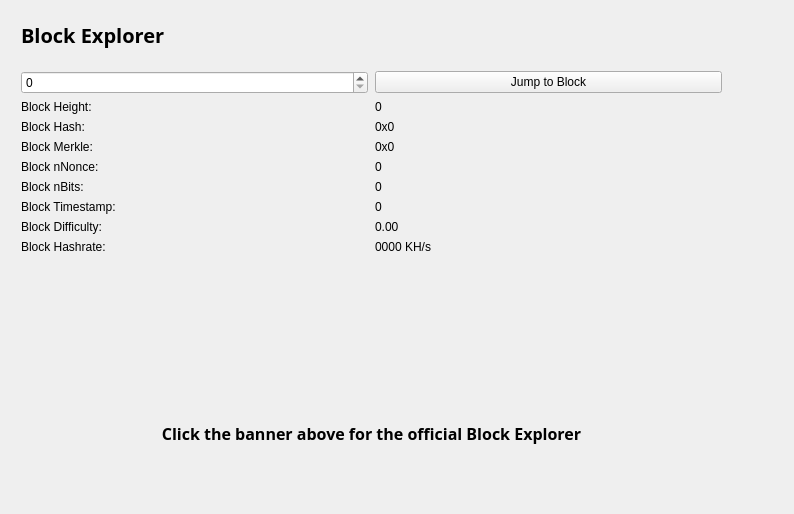
<?xml version="1.0" encoding="UTF-8"?>
<ui version="4.0">
 <class>BlockBrowser</class>
 <widget class="QWidget" name="BlockBrowser">
  <property name="windowModality">
   <enum>Qt::NonModal</enum>
  </property>
  <property name="enabled">
   <bool>true</bool>
  </property>
  <property name="geometry">
   <rect>
    <x>0</x>
    <y>0</y>
    <width>794</width>
    <height>514</height>
   </rect>
  </property>
  <property name="sizePolicy">
   <sizepolicy hsizetype="Preferred" vsizetype="Preferred">
    <horstretch>0</horstretch>
    <verstretch>0</verstretch>
   </sizepolicy>
  </property>
  <property name="minimumSize">
   <size>
    <width>0</width>
    <height>0</height>
   </size>
  </property>
  <property name="acceptDrops">
   <bool>false</bool>
  </property>
  <property name="windowTitle">
   <string>Form</string>
  </property>
  <layout class="QGridLayout">
   <property name="sizeConstraint">
    <enum>QLayout::SetMaximumSize</enum>
   </property>
   <property name="leftMargin">
    <number>21</number>
   </property>
   <property name="topMargin">
    <number>21</number>
   </property>
   <property name="rightMargin">
    <number>10</number>
   </property>
   <item row="1" column="0">
    <widget class="QWidget" name="widget" native="true">
     <widget class="QWidget" name="layoutWidget">
      <property name="geometry">
       <rect>
        <x>0</x>
        <y>0</y>
        <width>699</width>
        <height>27</height>
       </rect>
      </property>
      <layout class="QHBoxLayout" name="horizontalLayout_4">
       <property name="spacing">
        <number>7</number>
       </property>
       <item>
        <widget class="QLabel" name="label_5">
         <property name="font">
          <font>
           <family>Open Sans,sans-serif</family>
          </font>
         </property>
         <property name="text">
          <string>&lt;html&gt;&lt;head/&gt;&lt;body&gt;&lt;p&gt;&lt;span style=&quot; font-size:20px; font-weight:600; color:#000000;&quot;&gt;Block Explorer &lt;/span&gt;&lt;/p&gt;&lt;/body&gt;&lt;/html&gt;</string>
         </property>
        </widget>
       </item>
       <item>
        <spacer name="horizontalSpacer_2">
         <property name="orientation">
          <enum>Qt::Horizontal</enum>
         </property>
         <property name="sizeHint" stdset="0">
          <size>
           <width>40</width>
           <height>20</height>
          </size>
         </property>
        </spacer>
       </item>
      </layout>
     </widget>
     <widget class="QWidget" name="layoutWidget_2">
      <property name="geometry">
       <rect>
        <x>0</x>
        <y>50</y>
        <width>701</width>
        <height>201</height>
       </rect>
      </property>
      <layout class="QGridLayout" name="gridLayout_3" rowstretch="0,0,0,0,0,0,0,0,0,0,0,0" columnstretch="0,0">
       <property name="sizeConstraint">
        <enum>QLayout::SetDefaultConstraint</enum>
       </property>
       <property name="horizontalSpacing">
        <number>7</number>
       </property>
       <item row="6" column="0">
        <widget class="QLabel" name="nonceLabel">
         <property name="text">
          <string>Block nNonce:</string>
         </property>
        </widget>
       </item>
       <item row="4" column="1">
        <widget class="QLabel" name="hashBox">
         <property name="enabled">
          <bool>true</bool>
         </property>
         <property name="sizePolicy">
          <sizepolicy hsizetype="Preferred" vsizetype="Preferred">
           <horstretch>0</horstretch>
           <verstretch>0</verstretch>
          </sizepolicy>
         </property>
         <property name="minimumSize">
          <size>
           <width>0</width>
           <height>0</height>
          </size>
         </property>
         <property name="text">
          <string>0x0</string>
         </property>
        </widget>
       </item>
       <item row="8" column="0">
        <widget class="QLabel" name="timeLabel">
         <property name="text">
          <string>Block Timestamp:</string>
         </property>
        </widget>
       </item>
       <item row="6" column="1">
        <widget class="QLabel" name="nonceBox">
         <property name="text">
          <string>0</string>
         </property>
        </widget>
       </item>
       <item row="10" column="0">
        <widget class="QLabel" name="pawLabel">
         <property name="text">
          <string>Block Hashrate:</string>
         </property>
        </widget>
       </item>
       <item row="3" column="1">
        <widget class="QLabel" name="heightLabel">
         <property name="text">
          <string>0</string>
         </property>
        </widget>
       </item>
       <item row="7" column="0">
        <widget class="QLabel" name="bitsLabel">
         <property name="text">
          <string>Block nBits:</string>
         </property>
        </widget>
       </item>
       <item row="7" column="1">
        <widget class="QLabel" name="bitsBox">
         <property name="text">
          <string>0</string>
         </property>
        </widget>
       </item>
       <item row="5" column="1">
        <widget class="QLabel" name="merkleBox">
         <property name="minimumSize">
          <size>
           <width>187</width>
           <height>0</height>
          </size>
         </property>
         <property name="text">
          <string>0x0</string>
         </property>
        </widget>
       </item>
       <item row="10" column="1">
        <widget class="QLabel" name="pawBox">
         <property name="text">
          <string>0000 KH/s</string>
         </property>
        </widget>
       </item>
       <item row="9" column="1">
        <widget class="QLabel" name="hardBox">
         <property name="text">
          <string>0.00</string>
         </property>
        </widget>
       </item>
       <item row="9" column="0">
        <widget class="QLabel" name="hardLabel">
         <property name="text">
          <string>Block Difficulty:</string>
         </property>
        </widget>
       </item>
       <item row="1" column="0">
        <widget class="QSpinBox" name="heightBox">
         <property name="sizePolicy">
          <sizepolicy hsizetype="Preferred" vsizetype="Fixed">
           <horstretch>0</horstretch>
           <verstretch>0</verstretch>
          </sizepolicy>
         </property>
         <property name="maximum">
          <number>99999999</number>
         </property>
        </widget>
       </item>
       <item row="3" column="0">
        <widget class="QLabel" name="heightLabel_2">
         <property name="text">
          <string>Block Height:</string>
         </property>
        </widget>
       </item>
       <item row="8" column="1">
        <widget class="QLabel" name="timeBox">
         <property name="text">
          <string>0</string>
         </property>
        </widget>
       </item>
       <item row="1" column="1">
        <widget class="QPushButton" name="blockButton">
         <property name="text">
          <string>Jump to Block</string>
         </property>
        </widget>
       </item>
       <item row="5" column="0">
        <widget class="QLabel" name="merkleLabel">
         <property name="text">
          <string>Block Merkle:</string>
         </property>
        </widget>
       </item>
       <item row="4" column="0">
        <widget class="QLabel" name="hashLabel">
         <property name="text">
          <string>Block Hash:</string>
         </property>
        </widget>
       </item>
       <item row="11" column="0">
        <spacer name="verticalSpacer_2">
         <property name="orientation">
          <enum>Qt::Vertical</enum>
         </property>
         <property name="sizeHint" stdset="0">
          <size>
           <width>20</width>
           <height>40</height>
          </size>
         </property>
        </spacer>
       </item>
      </layout>
     </widget>
     <widget class="QLabel" name="label_6">
      <property name="geometry">
       <rect>
        <x>-1</x>
        <y>280</y>
        <width>711</width>
        <height>111</height>
       </rect>
      </property>
      <property name="text">
       <string>&lt;html&gt;&lt;head/&gt;&lt;body&gt;&lt;p&gt;&lt;a href=&quot;http://52.8.50.25:3001/&quot;&gt;&lt;span style=&quot; text-decoration: underline; color:#0000ff;&quot;&gt;&lt;img src=&quot;:/images/ofbx&quot;/&gt;&lt;/span&gt;&lt;/a&gt;&lt;/p&gt;&lt;/body&gt;&lt;/html&gt;</string>
      </property>
      <property name="openExternalLinks">
       <bool>true</bool>
      </property>
     </widget>
     <widget class="QLabel" name="label_7">
      <property name="geometry">
       <rect>
        <x>100</x>
        <y>400</y>
        <width>501</width>
        <height>25</height>
       </rect>
      </property>
      <property name="font">
       <font>
        <family>Open Sans,sans-serif</family>
       </font>
      </property>
      <property name="text">
       <string>&lt;html&gt;&lt;head/&gt;&lt;body&gt;&lt;p align=&quot;center&quot;&gt;&lt;span style=&quot; font-size:12pt; font-weight:600; color:#000000;&quot;&gt;Click the banner above for the official Block Explorer&lt;/span&gt;&lt;/p&gt;&lt;/body&gt;&lt;/html&gt;</string>
      </property>
     </widget>
    </widget>
   </item>
  </layout>
 </widget>
 <resources/>
 <connections/>
</ui>
